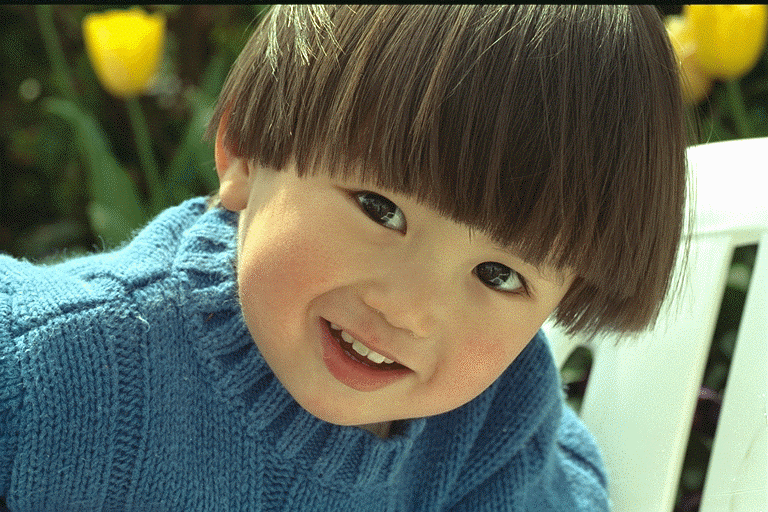
#> input picture Datatest/boy.bmp, 768 x 512 px, found by its file name
$ python 'Average Filter.py'
#> lines starting #> are read from the running program, lines starting #| are printed output that depends on the picture
import cv2 as cv
import numpy as np
from matplotlib import pyplot as plt

pic = cv.imread("D:/Library/Documents/Kuliah/PCV/Datatest/boy.bmp")
#> pic is the input picture: shape (512, 768, 3); mean B, G, R 90.8, 109.1, 102.9
blur = cv.blur(pic,(7,7))
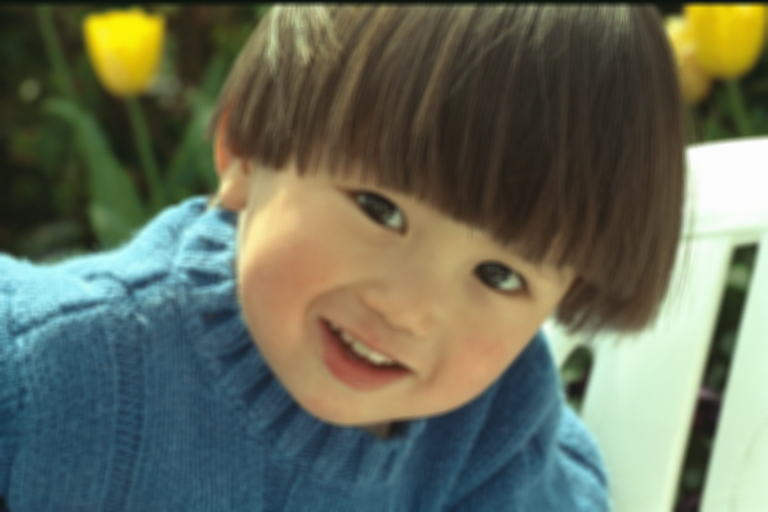
#> blur: shape (512, 768, 3); mean B, G, R 90.8, 109.1, 102.9

plt.subplot(121),plt.imshow(cv.cvtColor(pic,cv.COLOR_BGR2RGB)),plt.title('Original')
plt.xticks([]),plt.yticks([])
plt.subplot(122),plt.imshow(cv.cvtColor(blur,cv.COLOR_BGR2RGB)),plt.title('Average Blur')
plt.xticks([]),plt.yticks([])
plt.show()
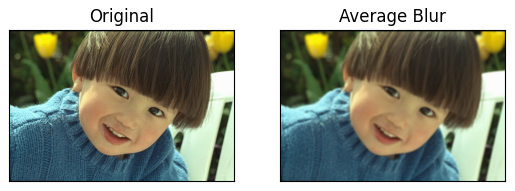
#> figure drawn by matplotlib, 2 panels

$ run again, with Datatest/108073.png saved as Datatest/boy.bmp
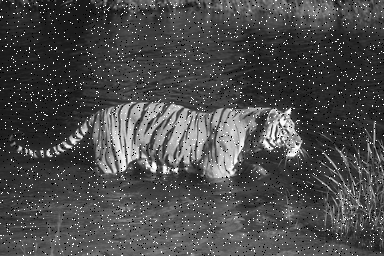
#> input picture Datatest/108073.png, 384 x 256 px, found by its file name
#> pic is the input picture: shape (256, 384, 3); min 0, max 255, mean 74.9
#> `blur = cv.blur(pic,(7,7))`:
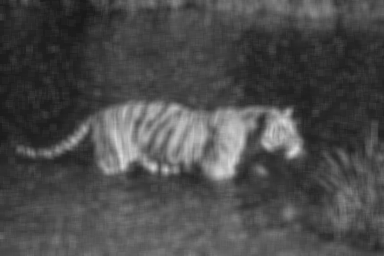
#> blur: shape (256, 384, 3); min 24, max 218, mean 74.9
#> `plt.show()`:
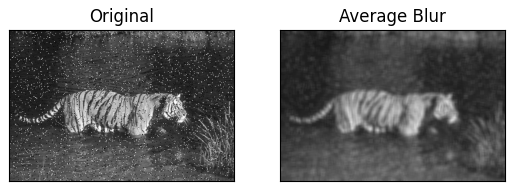
#> figure drawn by matplotlib, 2 panels
